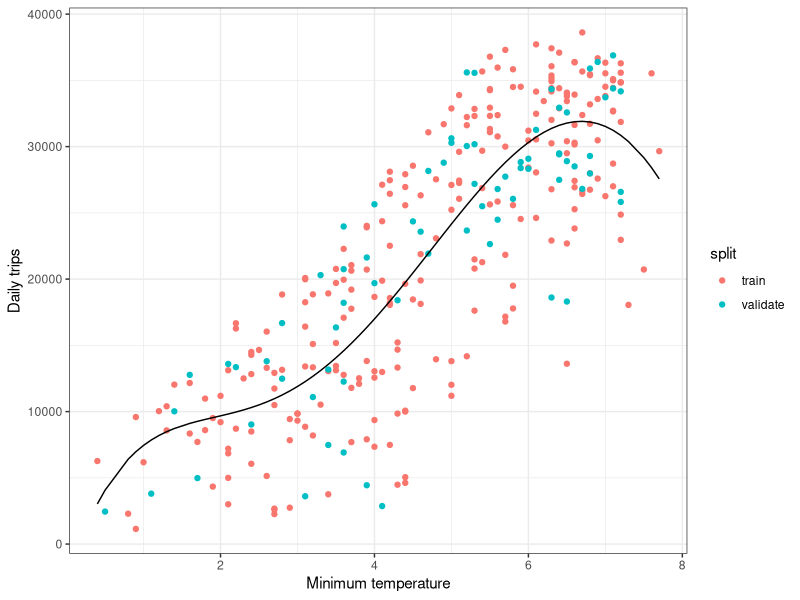
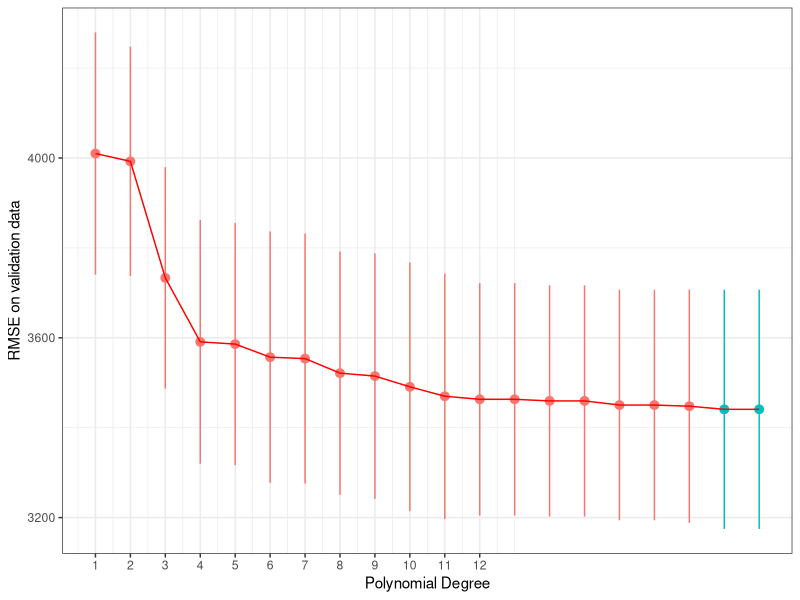
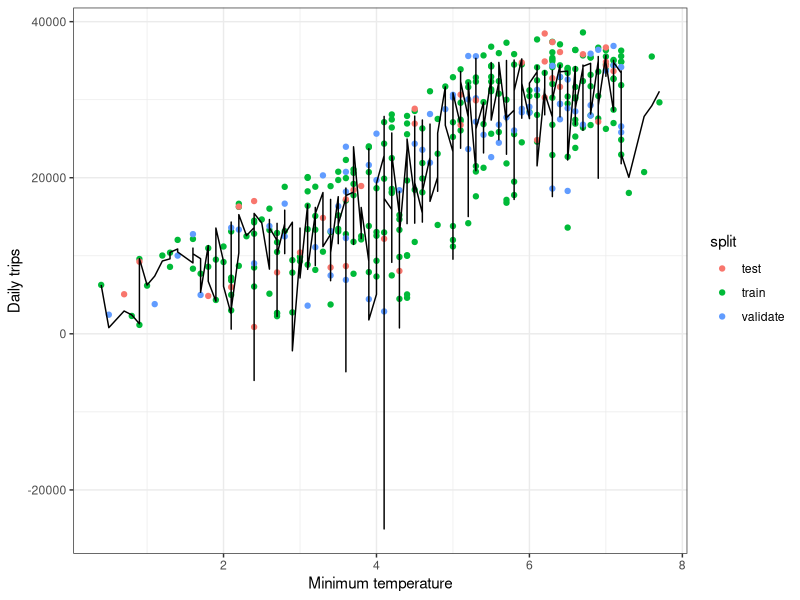
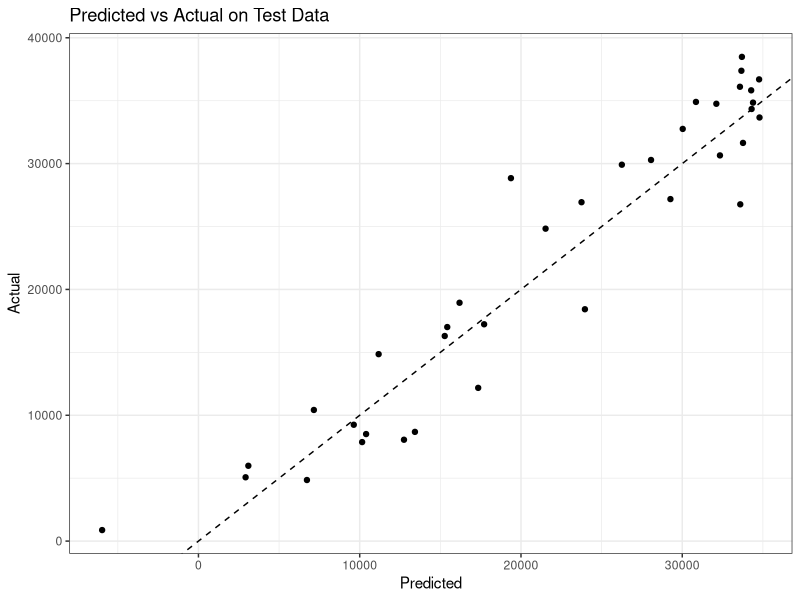

Here is the R script that generated these plots, in order:
library(tidyverse)
library(scales)
library(modelr)
library(lubridate)

theme_set(theme_bw())
options(repr.plot.width=4, repr.plot.height=3)



trips_per_day <- read_tsv('trips_per_day.tsv')
head(trips_per_day)


set.seed(42)

trips_per_day$isweekend <- wday(trips_per_day$ymd) %in% c(1,7)

# Assume trips_per_day is your data frame and it has already been loaded
num_days <- nrow(trips_per_day)
frac_train <- 0.7
frac_validation <- 0.2
frac_test <- 0.1

train_size <- floor(num_days * frac_train)
validation_size <- floor(num_days * frac_validation)
test_size <- num_days - train_size - validation_size


train_indices <- sample(1:num_days, train_size, replace = FALSE)

remaining_indices <- setdiff(1:num_days, train_indices)

validation_indices <- sample(remaining_indices, validation_size, replace = FALSE)

test_indices <- setdiff(remaining_indices, validation_indices)

trips_per_day_train <- trips_per_day[train_indices, ]
trips_per_day_validation <- trips_per_day[validation_indices, ]
trips_per_day_test <- trips_per_day[test_indices, ]

cat("Training set size:", nrow(trips_per_day_train), "\n")
cat("Validation set size:", nrow(trips_per_day_validation), "\n")
cat("Test set size:", nrow(trips_per_day_test), "\n")







model <- lm(num_trips ~ poly(tmin, 5, raw = T), data = trips_per_day_train)

trips_per_day_train <- trips_per_day_train %>%
  add_predictions(model) %>%
  mutate(split = "train")
trips_per_day_validation <- trips_per_day_validation %>%
  add_predictions(model) %>%
  mutate(split = "validate")
plot_data <- bind_rows(trips_per_day_train, trips_per_day_validation)

ggplot(plot_data, aes(x = tmin, y = num_trips)) +
  geom_point(aes(color = split)) +
  geom_line(aes(y = pred)) +
  xlab('Minimum temperature') +
  ylab('Daily trips') +
  scale_y_continuous()






set.seed(42)
num_folds <- 5

trips_per_day_train <- trips_per_day_train %>%
  mutate(fold = (row_number() %% num_folds) + 1)

# fit a model for each polynomial degree
K <- 1:20
avg_validate_err <- c()
se_validate_err <- c()
for (k in K) {
  # do 5-fold cross-validation within each value of k
  validate_err <- c()
  for (f in 1:num_folds) {
    # fit on the training data
    trips_per_day_train_new <- filter(trips_per_day_train, fold != f)
    model <- lm(num_trips ~ poly(tmin, k, raw = TRUE) + poly(tmax, k, raw = TRUE) + prcp + snwd + snow +poly(isweekend, k, raw = TRUE), data = trips_per_day_train)
    # evaluate on the validation data
    trips_per_day_validate_new <- filter(trips_per_day_train, fold == f)
    validate_err[f] <- sqrt(mean((predict(model, trips_per_day_validate_new) - trips_per_day_validate_new$num_trips)^2))
  }
  # compute the average validation error across folds
  # and the standard error on this estimate
  avg_validate_err[k] <- mean(validate_err)
  se_validate_err[k] <- sd(validate_err) / sqrt(num_folds)
}

# plot the validate error, highlighting the value of k with the lowest average error
plot_data <- data.frame(K, avg_validate_err, se_validate_err)
ggplot(plot_data, aes(x=K, y=avg_validate_err)) +
  geom_pointrange(aes(ymin=avg_validate_err - se_validate_err,
                      ymax=avg_validate_err + se_validate_err,
                      color=avg_validate_err == min(avg_validate_err))) +
  geom_line(color = "red") +
  scale_x_continuous(breaks=1:12) +
  theme(legend.position="none") +
  xlab('Polynomial Degree') +
  ylab('RMSE on validation data')

#Lets see what happens if we use 12th degree polynomial to plot the graph
model <- lm(num_trips ~ poly(tmin, 12, raw = TRUE) + poly(tmax, 12, raw = TRUE) + prcp + snwd + snow +poly(isweekend, 12, raw = TRUE), data = trips_per_day_train)

trips_per_day_train <- trips_per_day_train %>%
  add_predictions(model) %>%
  mutate(split = "train")

trips_per_day_validation <- trips_per_day_validation %>%
  add_predictions(model) %>%
  mutate(split = "validate")

trips_per_day_test_pred <- trips_per_day_test %>%
  add_predictions(model) %>%
  mutate(split = "test")

plot_data <- bind_rows(trips_per_day_train, trips_per_day_validation, trips_per_day_test_pred)

ggplot(plot_data, aes(x = tmin, y = num_trips)) +
  geom_point(aes(color = split)) +
  geom_line(aes(y = pred)) +
  xlab('Minimum temperature') +
  ylab('Daily trips') +
  scale_y_continuous()


# Predict on the test data using the previously trained model
trips_per_day_test_pred <- trips_per_day_test %>%
  add_predictions(model) %>%
  mutate(split = "test")

# Plot the predicted vs. actual values
ggplot(trips_per_day_test_pred, aes(x = pred, y = num_trips)) +
  geom_point() +
  geom_abline(slope = 1, intercept = 0, linetype = "dashed") +
  xlab('Predicted') +
  ylab('Actual') +
  ggtitle('Predicted vs Actual on Test Data')

# Calculate RMSE for the test dataset
pred_actual <- trips_per_day_test %>%
  add_predictions(model) %>%
  mutate(actual = num_trips)

rmse <- pred_actual %>%
  summarize(rmse = sqrt(mean((pred - actual)^2)))

print(rmse)


